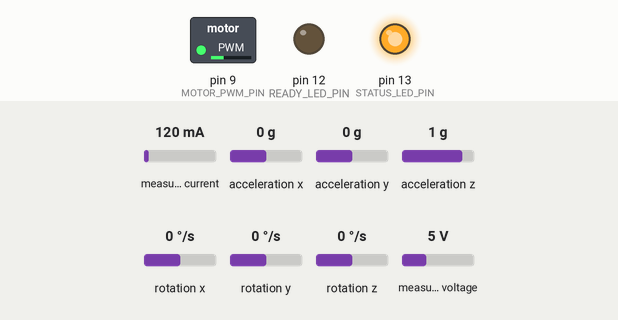
Bench run of a sketch on a simulated Arduino Uno, built with avr-gcc and run on an emulated ATmega328P. Shown: switched loads named in the sketch (green lamp = pin HIGH), output pins drawn as LEDs (lit = HIGH). The test bench sets the inputs (shaded band); at power-on: measured current 120 mA, acceleration x 0 g, acceleration y 0 g, acceleration z 1 g, rotation x 0 °/s, rotation y 0 °/s, rotation z 0 °/s, measured voltage 5 V. What the sketch prints to the serial monitor is not drawn.

Above: at 0.1 s.
At 1.1 s:
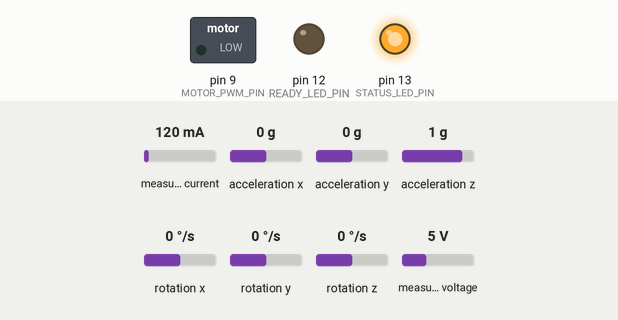
At 2.5 s:
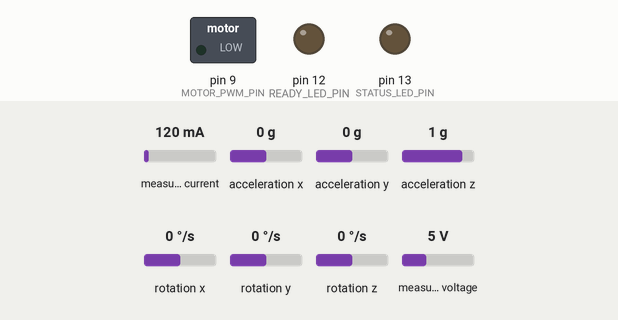
Timing chart, 0 to 4.0 s (numbered marks = the images above):
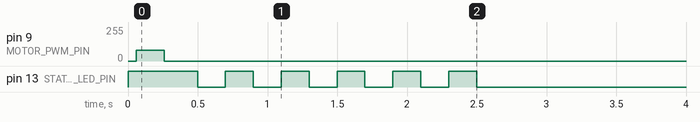

The sketch:

rc_diagnostics.ino
```cpp
#include <Wire.h>
#include <Adafruit_INA219.h>
#include <MPU6050.h>

// Pin assignments
#define MOTOR_PWM_PIN   9
#define STATUS_LED_PIN  13
#define READY_LED_PIN   12   // Green = armed, Red = fault

// Thresholds
#define BATT_VOLTAGE_MIN     6.5f    // V  — minimum acceptable battery voltage
#define BATT_VOLTAGE_MAX    12.6f    // V  — maximum (full charge 3S LiPo)
#define BATT_CURRENT_MAX     5.0f    // A  — max idle current draw
#define MOTOR_PWM_TEST_VAL   80      // 0-255 PWM for motor driver response test
#define MOTOR_RESPONSE_DELAY 200     // ms to wait for motor driver response
#define IMU_ACCEL_MIN       -2.0f    // g  — min plausible accel reading
#define IMU_ACCEL_MAX        2.0f    // g  — max plausible accel reading (at rest)

// I2C addresses
#define INA219_ADDR  0x40
#define MPU6050_ADDR 0x68

Adafruit_INA219 ina219(INA219_ADDR);
MPU6050 mpu(MPU6050_ADDR);

struct DiagResult {
  bool battery_voltage;
  bool battery_current;
  bool imu_connected;
  bool imu_data_valid;
  bool motor_driver;
  bool i2c_bus;
};

// Pass/fail
void printResult(const char* label, bool passed) {
  Serial.print("  [");
  Serial.print(passed ? "PASS" : "FAIL");
  Serial.print("] ");
  Serial.println(label);
}

// Check 1 — I2C bus scan
bool checkI2CBus() {
  Serial.println("\n[1/5] I2C Bus Scan");
  int deviceCount = 0;
  for (byte addr = 1; addr < 127; addr++) {
    Wire.beginTransmission(addr);
    if (Wire.endTransmission() == 0) {
      Serial.print("      Device found at 0x");
      Serial.println(addr, HEX);
      deviceCount++;
    }
  }
  bool passed = (deviceCount >= 2);
  printResult("I2C bus", passed);
  return passed;
}

// Check 2 — Battery voltage and current
bool checkBattery(float &voltage_out, float &current_out) {
  Serial.println("\n[2/5] Battery Health");

  if (!ina219.begin()) {
    Serial.println("      INA219 init failed");
    return false;
  }

  float voltage = ina219.getBusVoltage_V();
  float current = ina219.getCurrent_mA() / 1000.0f;
  float power   = ina219.getPower_mW();

  Serial.print("      Voltage: "); Serial.print(voltage, 2); Serial.println(" V");
  Serial.print("      Current: "); Serial.print(current, 3); Serial.println(" A");
  Serial.print("      Power:   "); Serial.print(power,   1); Serial.println(" mW");

  voltage_out = voltage;
  current_out = current;

  bool volt_ok    = (voltage >= BATT_VOLTAGE_MIN && voltage <= BATT_VOLTAGE_MAX);
  bool current_ok = (current <= BATT_CURRENT_MAX);

  printResult("Battery voltage", volt_ok);
  printResult("Battery current", current_ok);

  return volt_ok && current_ok;
}

// Check 3 — IMU connectivity and data validity
bool checkIMU() {
  Serial.println("\n[3/5] IMU Health (MPU-6050)");

  mpu.initialize();
  bool connected = mpu.testConnection();
  printResult("MPU-6050 connection", connected);

  if (!connected) return false;

  int16_t ax, ay, az, gx, gy, gz;
  mpu.getMotion6(&ax, &ay, &az, &gx, &gy, &gz);

  float ax_g = ax / 16384.0f;
  float ay_g = ay / 16384.0f;
  float az_g = az / 16384.0f;

  Serial.print("      Accel (g): ");
  Serial.print(ax_g, 3); Serial.print(", ");
  Serial.print(ay_g, 3); Serial.print(", ");
  Serial.println(az_g, 3);

  float mag = sqrt(ax_g*ax_g + ay_g*ay_g + az_g*az_g);
  Serial.print("      Magnitude: "); Serial.print(mag, 3); Serial.println(" g");

  bool data_valid = (mag > 0.8f && mag < 1.2f);
  printResult("IMU data valid (at rest)", data_valid);

  return data_valid;
}

// Check 4 — Motor driver response
bool checkMotorDriver() {
  Serial.println("\n[4/5] Motor Driver Response");

  float baseline_current = ina219.getCurrent_mA() / 1000.0f;

  analogWrite(MOTOR_PWM_PIN, MOTOR_PWM_TEST_VAL);
  delay(MOTOR_RESPONSE_DELAY);
  float active_current = ina219.getCurrent_mA() / 1000.0f;
  analogWrite(MOTOR_PWM_PIN, 0);

  float delta = active_current - baseline_current;

  Serial.print("      Baseline current: "); Serial.print(baseline_current, 3); Serial.println(" A");
  Serial.print("      Active current:   "); Serial.print(active_current,   3); Serial.println(" A");
  Serial.print("      Delta:            "); Serial.print(delta,            3); Serial.println(" A");

  bool responded = (delta > 0.05f);
  printResult("Motor driver response", responded);

  return responded;
}

// Check 5 — UART loopback
bool checkUART() {
  Serial.println("\n[5/5] UART Check");
  bool uart_ok = Serial.availableForWrite() > 0;
  printResult("UART (hardware serial)", uart_ok);
  return uart_ok;
}

// Print summary and arm/fault decision
void printSummary(DiagResult &r, float voltage, float current) {
  Serial.println("\n=============================");
  Serial.println("    DIAGNOSTICS SUMMARY");
  Serial.println("=============================");
  Serial.print("Battery voltage:  "); Serial.println(r.battery_voltage  ? "PASS" : "FAIL");
  Serial.print("Battery current:  "); Serial.println(r.battery_current  ? "PASS" : "FAIL");
  Serial.print("IMU connected:    "); Serial.println(r.imu_connected    ? "PASS" : "FAIL");
  Serial.print("IMU data valid:   "); Serial.println(r.imu_data_valid   ? "PASS" : "FAIL");
  Serial.print("Motor driver:     "); Serial.println(r.motor_driver     ? "PASS" : "FAIL");
  Serial.print("I2C bus:          "); Serial.println(r.i2c_bus          ? "PASS" : "FAIL");
  Serial.println("-----------------------------");

  bool all_passed = r.battery_voltage && r.battery_current &&
                    r.imu_connected   && r.imu_data_valid  &&
                    r.motor_driver    && r.i2c_bus;

  if (all_passed) {
    Serial.println("STATUS: ALL CHECKS PASSED");
    Serial.print("Battery: "); Serial.print(voltage, 2);
    Serial.print("V  |  Current: "); Serial.print(current, 3); Serial.println("A");
    Serial.println("System ARMED — ready to run");
    digitalWrite(READY_LED_PIN, HIGH);
  } else {
    Serial.println("STATUS: FAULT DETECTED");
    Serial.println("System LOCKED — resolve faults before operation");
    // Blink status LED to indicate fault
    for (int i = 0; i < 6; i++) {
      digitalWrite(STATUS_LED_PIN, HIGH);
      delay(200);
      digitalWrite(STATUS_LED_PIN, LOW);
      delay(200);
    }
  }
  Serial.println("=============================\n");
}

// Setup — run diagnostics once on power-on
void setup() {
  Serial.begin(115200);
  Wire.begin();

  pinMode(STATUS_LED_PIN, OUTPUT);
  pinMode(READY_LED_PIN,  OUTPUT);
  pinMode(MOTOR_PWM_PIN,  OUTPUT);

  digitalWrite(STATUS_LED_PIN, HIGH);

  Serial.println("\n==============================");
  Serial.println("  RC CAR DIAGNOSTICS CONSOLE");
  Serial.println("  Rutgers ECE · Nov 2025");
  Serial.println("==============================");
  Serial.println("Running pre-run checks...");

  DiagResult result;
  float voltage = 0, current = 0;

  result.i2c_bus        = checkI2CBus();
  bool batt_ok          = checkBattery(voltage, current);
  result.battery_voltage = batt_ok;
  result.battery_current = batt_ok;
  bool imu_ok           = checkIMU();
  result.imu_connected  = imu_ok;
  result.imu_data_valid = imu_ok;
  result.motor_driver   = checkMotorDriver();
  result.i2c_bus        = checkUART();

  printSummary(result, voltage, current);

  digitalWrite(STATUS_LED_PIN, LOW);
}

// Loop — continuous IMU monitoring after armed
void loop() {
  int16_t ax, ay, az, gx, gy, gz;
  mpu.getMotion6(&ax, &ay, &az, &gx, &gy, &gz);

  float ax_g = ax / 16384.0f;
  float ay_g = ay / 16384.0f;
  float az_g = az / 16384.0f;
  float gx_ds = gx / 131.0f;
  float gy_ds = gy / 131.0f;
  float gz_ds = gz / 131.0f;

  float batt_v = ina219.getBusVoltage_V();
  float batt_a = ina219.getCurrent_mA() / 1000.0f;

  Serial.print(millis()); Serial.print(",");
  Serial.print(batt_v, 3); Serial.print(",");
  Serial.print(batt_a, 3); Serial.print(",");
  Serial.print(ax_g, 3);   Serial.print(",");
  Serial.print(ay_g, 3);   Serial.print(",");
  Serial.print(az_g, 3);   Serial.print(",");
  Serial.print(gx_ds, 2);  Serial.print(",");
  Serial.print(gy_ds, 2);  Serial.print(",");
  Serial.println(gz_ds, 2);

  delay(100);  // 10Hz logging rate
}
```
